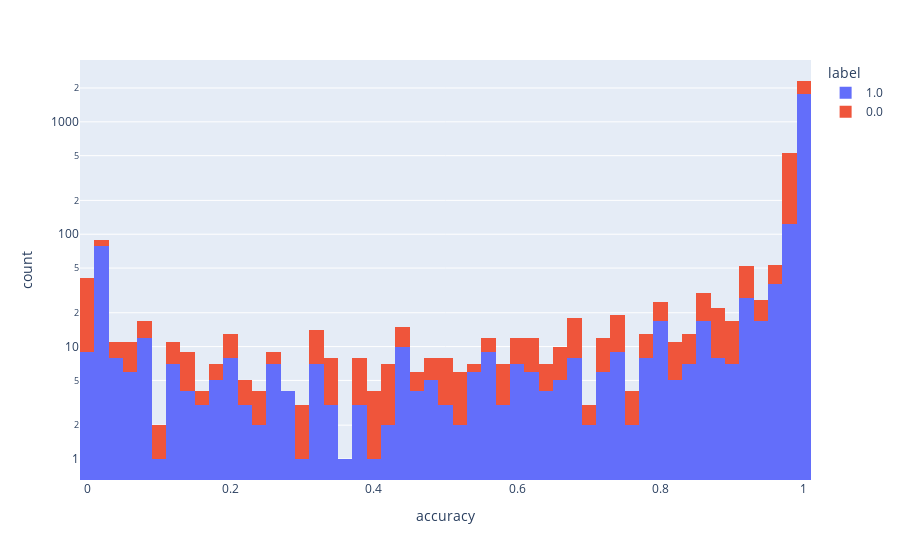

The notebook cell saved with this chart:
### Code cell
px.histogram(selector.validation_results_, x='accuracy', color='label', log_y=True)

### Figure 1 — Plotly figure (JSON) as saved in the notebook; plotly's stock layout.template omitted (floating-point values rounded to 4 significant figures; data arrays with more than 128 entries replaced by an {"elided": "..."} marker saying what was removed)
{"data": [{"bingroup": "x", "hovertemplate": "label=1.0<br>accuracy=%{x}<br>count=%{y}<extra></extra>", "legendgroup": "1.0", "marker": {"color": "#636efa", "pattern": {"shape": ""}}, "name": "1.0", "orientation": "v", "showlegend": true, "type": "histogram", "x": {"elided": "2326 float values"}, "xaxis": "x", "yaxis": "y"}, {"bingroup": "x", "hovertemplate": "label=0.0<br>accuracy=%{x}<br>count=%{y}<extra></extra>", "legendgroup": "0.0", "marker": {"color": "#EF553B", "pattern": {"shape": ""}}, "name": "0.0", "orientation": "v", "showlegend": true, "type": "histogram", "x": {"elided": "1224 float values"}, "xaxis": "x", "yaxis": "y"}], "layout": {"barmode": "relative", "legend": {"title": {"text": "label"}, "tracegroupgap": 0}, "margin": {"t": 60}, "xaxis": {"anchor": "y", "domain": [0, 1], "title": {"text": "accuracy"}}, "yaxis": {"anchor": "x", "domain": [0, 1], "title": {"text": "count"}, "type": "log"}}}
